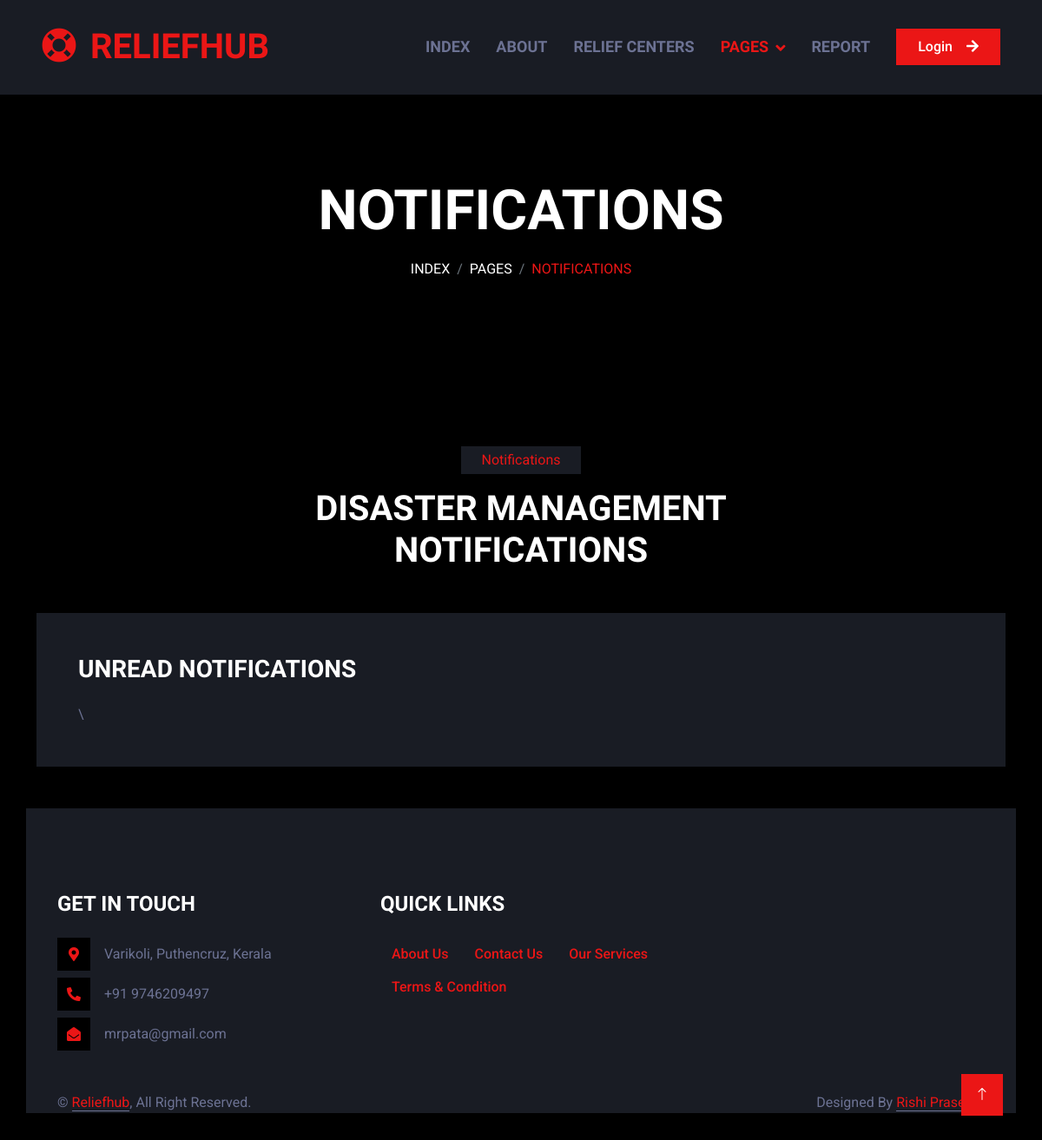
Before: /notifications (signed in) with the older database file.
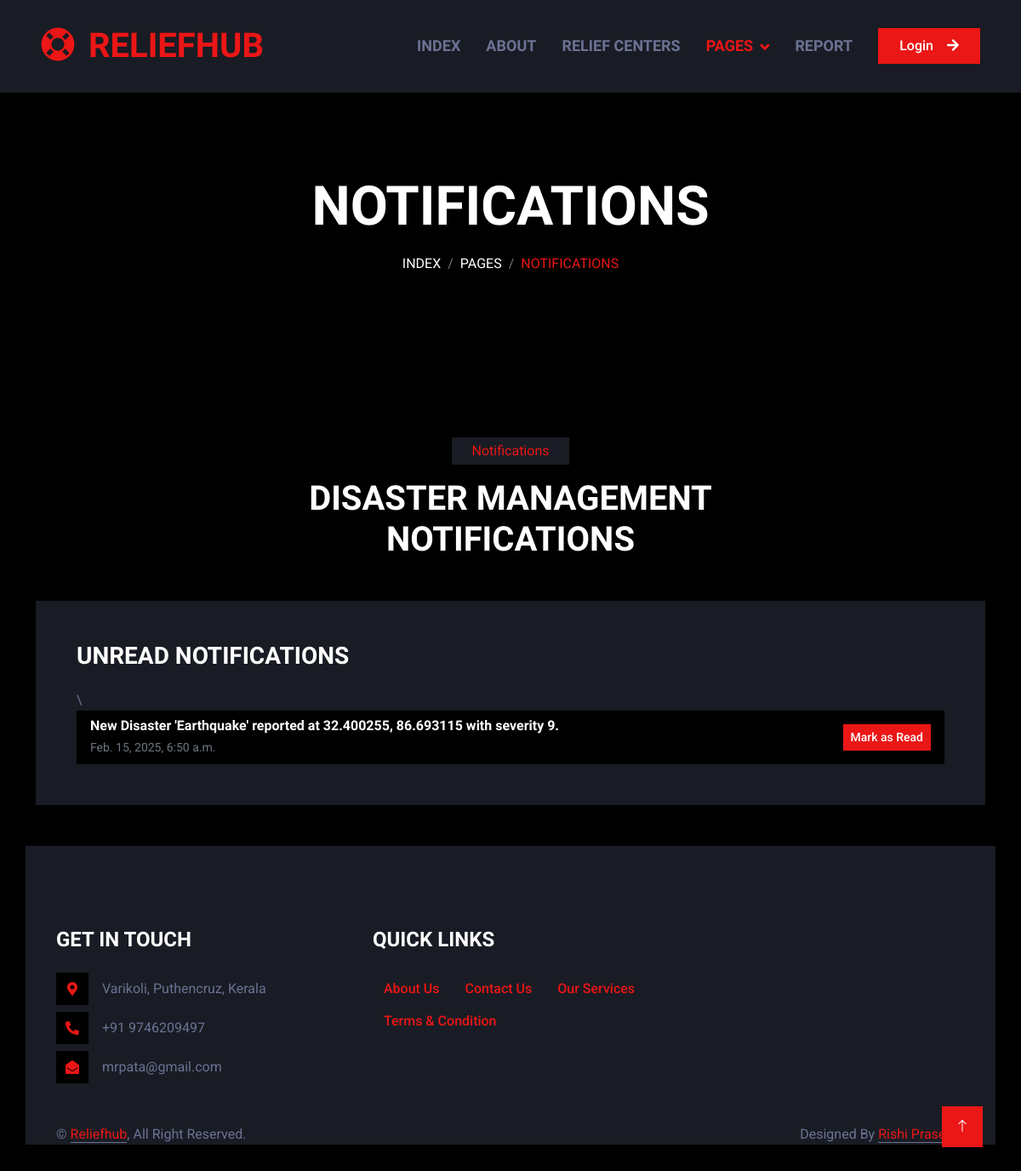
After: the same page with the newer database file.
### DRSCM/models.py (models this page shows, shortened)
class Notification(models.Model):
    user = models.ForeignKey(User, on_delete=models.CASCADE, null=True, blank=True)
    message = models.TextField()
    notification_type = models.CharField(max_length=20, choices=[
        ('disaster', 'Disaster Alert'),
        ('supply', 'Supply Request'),
        ('logistics', 'Logistics Update'),
    ])
    timestamp = models.DateTimeField(auto_now_add=True)
    is_read = models.BooleanField(default=False)

### DRSCM/views.py (the view)
# urls.py: path('notifications', views.notifications, name='notifications'),
def notifications(request):
    notifications = Notification.objects.filter(user=request.user, is_read=False).order_by('-timestamp')
    return render(request, 'notifications.html', {'notifications': notifications})

### template/notifications.html (shortened to what the changed rows need)
<!DOCTYPE html>
<html lang="en">
{% load static %}
<head>
    <link href="https://cdnjs.cloudflare.com/ajax/libs/font-awesome/5.10.0/css/all.min.css" rel="stylesheet">
    <link href="https://cdn.jsdelivr.net/npm/bootstrap-icons@1.4.1/font/bootstrap-icons.css" rel="stylesheet">
    <link href='{% static "lib/animate/animate.min.css"%}' rel="stylesheet">
    <link href='{% static "lib/owlcarousel/assets/owl.carousel.min.css"%}' rel="stylesheet">
    <link href='{% static "css/bootstrap.min.css"%}' rel="stylesheet">
    <link href='{% static "css/style.css"%}' rel="stylesheet">
</head>
<body>
    <nav class="navbar navbar-expand-lg bg-secondary navbar-dark sticky-top py-lg-0 px-lg-5 wow fadeIn" data-wow-delay="0.1s">
        <a href="index.html" class="navbar-brand ms-4 ms-lg-0">
            <h1 class="mb-0 text-primary text-uppercase"><i class="fa fa-life-ring me-3"></i>RELIEFHUB</h1>
        </a>
    </nav>
    <div class="container-fluid page-header py-5 mb-5 wow fadeIn" data-wow-delay="0.1s">
        <div class="container text-center py-5">
            <h1 class="display-3 text-white text-uppercase mb-3 animated slideInDown">Notifications</h1>
        </div>
    </div>
    <div class="container-xxl py-5">
        <div class="container">
            <div class="text-center mx-auto mb-5 wow fadeInUp" data-wow-delay="0.1s" style="max-width: 600px;">
                <h1 class="text-uppercase">Disaster Management Notifications</h1>
            </div>
            <div class="row g-4">
                <div class="col-lg-12">
                    <div class="bg-secondary p-5">
                        \<ul class="list-group list-group-flush" id="notification-list">
                        {% for notification in notifications %}
                        <li class="list-group-item bg-dark text-light d-flex justify-content-between align-items-center">
                            <div>
                                <h6 class="mb-1">{{ notification.message }}</h6>
                                <small class="text-muted">{{ notification.timestamp }}</small>
                            </div>
                            <button class="btn btn-sm btn-primary mark-as-read">Mark as Read</button>
                        </li>
                        {% endfor %}
                    </ul>
                    </div>
                </div>
</body>
</html>

Changed rows visible on the page:
added Notification: message "New Disaster 'Earthquake' reported at 32.400255, 86.693115 with severity 9.", timestamp "Feb. 15, 2025, 6:50 a.m."
